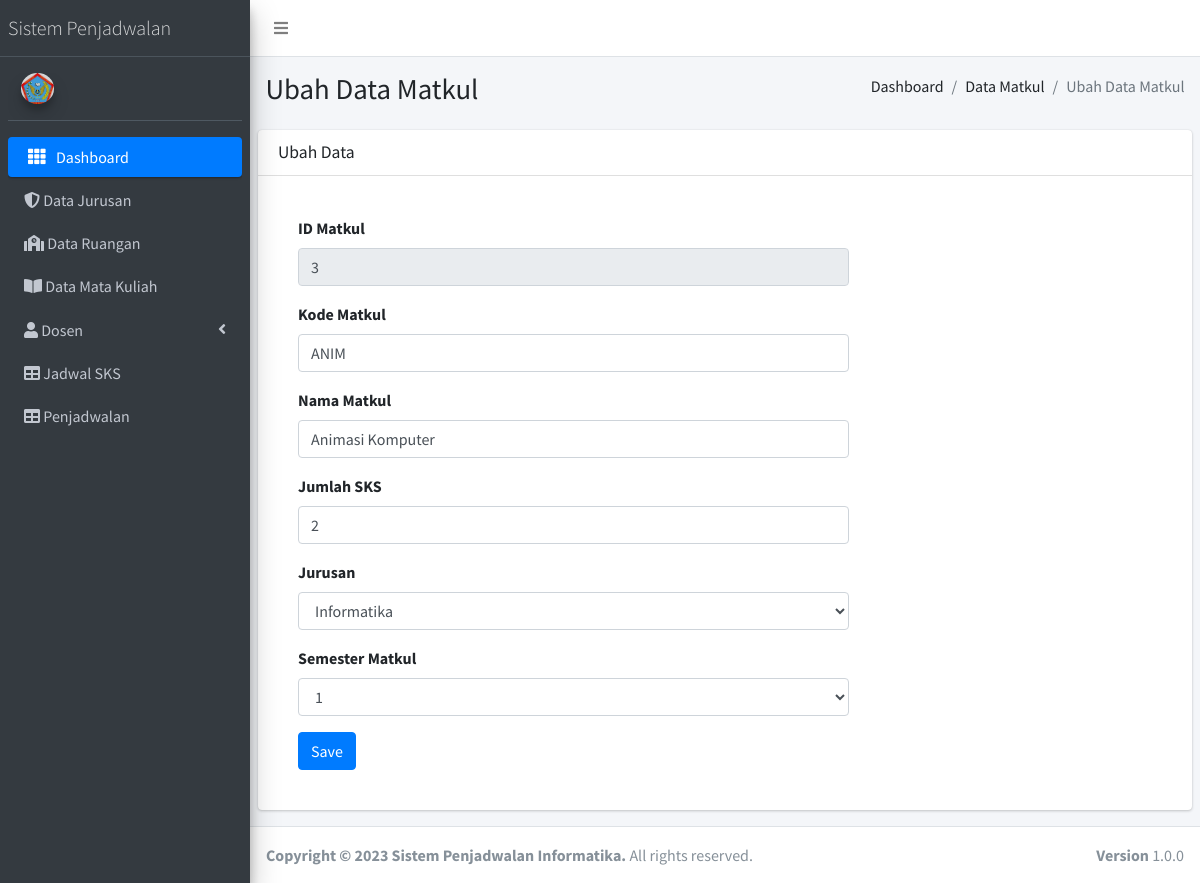
/DataMatkul/ubah/3, run on the app's committed database.
### tables this page shows
CREATE TABLE `matkul` (
  `id_matkul` int(11) NOT NULL,
  `kode_matkul` varchar(10) NOT NULL,
  `nama_matkul` varchar(255) NOT NULL,
  `semester_matkul` varchar(10) NOT NULL,
  `sks` int(11) NOT NULL,
  `id_jurusan` varchar(20) NOT NULL
);

### application/controllers/DataMatkul.php (called while the page is built, shortened)
<?php
class DataMatkul extends CI_Controller
{
    public function __construct()
    {
        $this->load->model('Model_Matkul');
        $this->load->model('Model_Jurusan');
        $this->load->library('form_validation');
    }
    public function ubah($id_mat)
    {
        $this->form_validation->set_rules("nm_mat", "Nama Matkul", "required");
        $this->form_validation->set_rules("sks", "Jumlah SKS", "required");
        $this->form_validation->set_rules("id_jur", "Jurusan", "required");
        if ($this->form_validation->run() == FALSE) {
            $data['ubah'] = $this->Model_Matkul->detail_data($id_mat);
            $data['jurusan'] = $this->Model_Jurusan->getAllData();
            $this->load->view('header');
            $this->load->view('sidebar');
            $this->load->view('Ubah_Matkul', $data);
            $this->load->view('footer');
        } else {
            $this->Model_Matkul->ubah_data();
            $this->session->set_flashdata('flash_matkul', 'DiUbah');
            redirect('DataMatkul');
        }
    }
}

### index.php (called while the page is built, shortened)
<?php
require_once BASEPATH.'core/CodeIgniter.php';

### application/models/Model_Matkul.php (called while the page is built, shortened)
<?php
class Model_Matkul extends CI_Model
{
    public function detail_data($id)
    {
        return $this->db->get_where('matkul', ['id_matkul' => $id])->row_array();
    }
}

### application/models/Model_Jurusan.php (called while the page is built, shortened)
<?php
class Model_Jurusan extends CI_Model
{
    public function getAllData($grup = null)
    {
        return $this->db->get('jurusan')->result();
    }
}

### application/views/Ubah_Matkul.php (the view, shortened to what this page needs)
<div class="content-wrapper">
    <section class="content-header">
        <div class="container-fluid">
            <div class="row mb-2">
                <div class="col-sm-6">
                    <h1> Ubah Data Matkul</h1>
                </div>
                <div class="col-sm-6">
                    <ol class="breadcrumb float-sm-right">
                        <li class="breadcrumb-item">Dashboard</li>
                        <li class="breadcrumb-item">Data Matkul</li>
                        <li class="breadcrumb-item active">Ubah Data Matkul</li>
                    </ol>
                </div>
            </div>
        </div>
    </section>
    <section class="content">
        <div class="row">
            <div class="col-md-12">
                <div class="card">
                    <div class="card-header">
                        <h5 class="card-title">Ubah Data</h5>
                    </div>
                    <div class="card-body">
                        <div class="row">
                            <div class="col-md-8">
                                <form action="" method="post" accept-charset="utf-8">
                                    <div class="card-body">
                                        <div class="form-group">
                                            <label for="exampleInputEmail1">ID Matkul</label>
                                            <input type="text" class="form-control disabled" name="id_mat" value="<?= $ubah['id_matkul'] ?>" readonly>
                                        </div>
                                        <div class="form-group">
                                            <label for="exampleInputPassword1">Kode Matkul</label>
                                            <input type="text" class="form-control" name="kd_mat" value="<?= $ubah['kode_matkul'] ?>">
                                        </div>
                                        <div class="form-group">
                                            <label for="exampleInputPassword1">Nama Matkul</label>
                                            <input type="text" class="form-control" name="nm_mat" value="<?= $ubah['nama_matkul'] ?>">
                                        </div>
                                        <div class="form-group">
                                            <label for="exampleInputPassword1">Jumlah SKS</label>
                                            <input type="text" class="form-control" name="sks" value="<?= $ubah['sks'] ?>">
                                        </div>
                                        <div class="form-group">
                                            <label>Jurusan</label>
                                            <select class="form-control" name="id_jur">
                                                <?php
                                                foreach ($jurusan as $jur) {
                                                    $selected = '';
                                                    if ($ubah['id_jurusan'] == $jur->id_jurusan) {
                                                        $selected = 'selected';
                                                    } ?>
                                                    <option value="<?= $jur->id_jurusan ?>" <?= $selected ?>><?= $jur->nama_jurusan ?></option>
                                                <?php } ?>
                                            </select>
                                        </div>
                                        <div class="form-group">
                                            <label>Semester Matkul</label>
                                            <select class="form-control" name="semester_matkul">
                                                <?php
                                                $sem_matkul = ['1', '2', '3', '4', '5', '6', '7', '8'];
                                                foreach ($sem_matkul as $sem_matkul) {
                                                    $selected = '';
                                                    if ($ubah['semester_matkul'] == $sem_matkul) {
                                                        $selected = 'selected';
                                                    } ?>
                                                    <option value="<?= $sem_matkul ?>" <?= $selected ?>><?= $sem_matkul ?></option>
                                                <?php } ?>
                                            </select>
                                        </div>
                                        <input type="submit" name="save" class="btn btn-primary" value="Save">
                                    </div>
                                </form>
                            </div>
                        </div>
                    </div>
                </div>
            </div>
        </div>
    </section>
</div>

### data on the page
matkul: id_mat "3", kd_mat "ANIM", nm_mat "Animasi Komputer", sks "2"

### other printed values
form field id_jur "Informatika"
form field semester_matkul "1"
